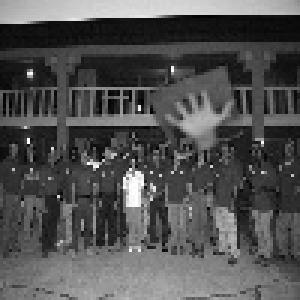
#> input picture test30/0007_0048_0020_0033_0033.jpg, 100 x 100 px, found by its file name (shown 3 times larger); its folder holds only this picture in this run
$ python sample.py
#> lines starting #> are read from the running program, lines starting #| are printed output that depends on the picture
import numpy as np
import cv2
import os
from matplotlib import pyplot as plt
ssize = len(os.listdir('test30'))
acc = []
hand_cascade = cv2.CascadeClassifier('cascade_50_15.xml')
values = [5, 10, 15, 20, 50, 75, 100, 125, 150]
zoom = [1.01, 1.03, 1.05, 1.10, 1.15, 1.20, 1.25, 1.35, 1.50]
for n in values:
	count = 0
	for path in os.listdir('test30'):
		img = cv2.imread('test30/'+path)
#> img is the input picture: shape (100, 100, 3); min 0, max 255, mean 81.8
		gray = cv2.imread('test30/'+path, 0)
#> gray: shape (100, 100); min 0, max 255, mean 81.8
		hands = hand_cascade.detectMultiScale(gray, 1.03, n)
#> hands = ()
		for (x,y,w,h) in hands:
			fn = path[:-4]
			pp = fn.split('_')
			vals = list(map(int,pp))
			us, xd, yd, wd, hd = vals
			if abs(xd-x)/xd < 0.8 or abs(yd-y)/yd < 0.8:
				count += 1
#> this loop made 0 passes
#> after the loop, count = 0
	count = min(count, ssize)
	acc.append((count/ssize)*100)
	print("n =",n, "Accuracy:",(count/ssize))
#| n = 5 Accuracy: 0.0
plt.plot(values, acc)
plt.xlabel('No. of neighbours')
plt.ylabel('Accuracy %')
plt.show()
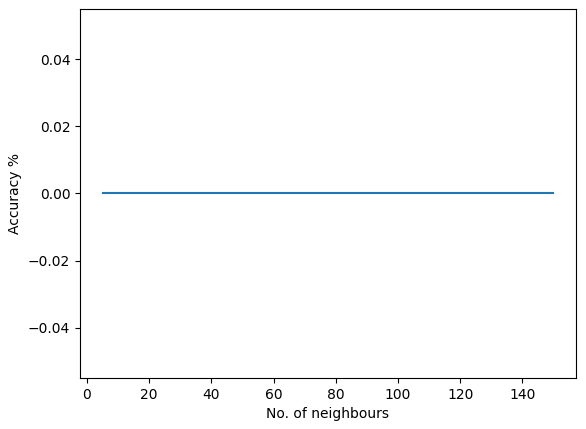
#> figure drawn by matplotlib, 1 panel
# cv2.imshow('result',img)
# cv2.waitKey(0)
# cv2.destroyAllWindows()
